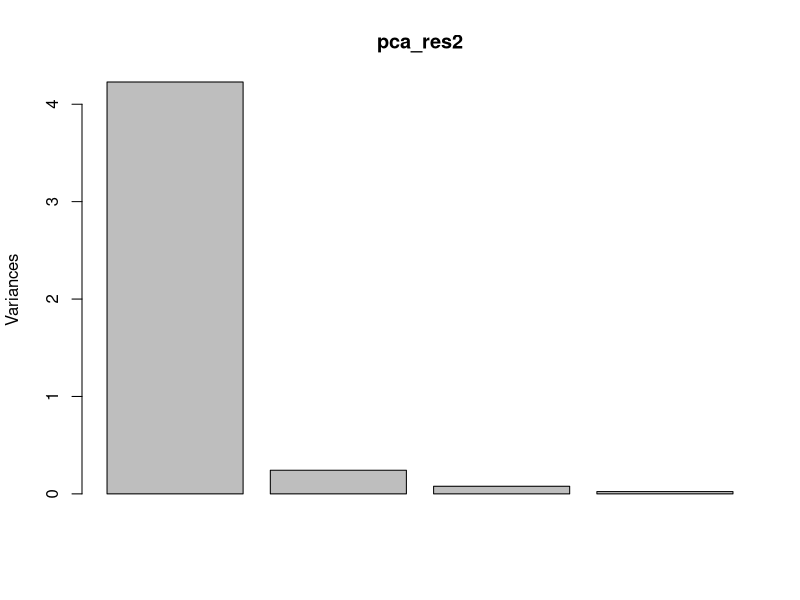
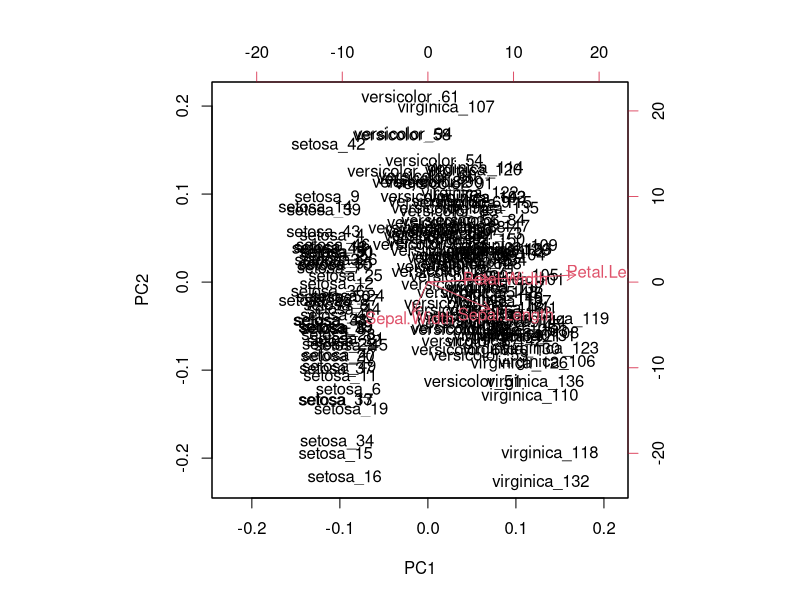

The R source for these figures, in order:
## ---- chunk 1
pca <- function(data){
    data <- as.matrix(data)
    ## 将每一列的平均值变为0
    data <- apply(data, 2, function(x) {x - mean(x)})
    ## 计算协方差矩阵
    corMatrix <- t(data) %*% data / nrow(data)
    ## 用'base'包中的eigen函数计算协方差矩阵的特征值的特征向量
    eigenRes <- eigen(corMatrix)
    eigenValues <- eigenRes$values
    eigenVectors <- eigenRes$vectors
    ## 用特征向量构成的矩阵转化原数据
    dataTransformed <- data %*% eigenRes$vectors
    ## 用列表结构返回数据
    return(list("eigenValues" = eigenValues,
                "eigenVectors" = eigenVectors,
                "dataTransformed" = dataTransformed))
}
## ---- chunk 2
## 使用数据iris
data <- iris[ ,1:4]
row.names(data) <- paste0(iris[,5], "_", 1:nrow(data))
head(data)
pca_res1 <- pca(data)
pca_res2 <- prcomp(data)
pca_res3 <- princomp(data)
## ---- chunk 3
str(pca_res1)
str(pca_res2)
str(pca_res3)
## ---- chunk 4
sqrt(pca_res1$eigenValues)
pca_res2$sdev
pca_res3$sdev
## ---- chunk 5
pca_res1$eigenVectors
pca_res2$rotation
unclass(pca_res3$loadings)
## ---- chunk 6
head(pca_res1$dataTransformed)

head(pca_res2$x)

head(pca_res3$scores)
## ---- chunk 7
summary(pca_res2)
## ---- chunk 8
plot(pca_res2)
## ---- chunk 9
elbow_detection <- function(scores, if_plot = FALSE){

    num_scores <- length(scores)
    if(num_scores < 2){
        stop("Input scores must be a vector with length more than 1!")
    }
    scores <- data.frame('id'=seq_len(num_scores), 'value'=scores)
    sorted_scores <- scores[order(scores$value, decreasing = T), ]

    ## use distance to diagonal line to determine the elbow point
    xy_coordinates <- cbind('x'=seq_len(num_scores), 'y'=sorted_scores$value)
    start_point <- xy_coordinates[1, ]
    end_point <- xy_coordinates[num_scores, ]
    x1 <- start_point[1]; x2 <- end_point[1]
    y1 <- start_point[2]; y2 <- end_point[2]
    a <- y1-y2; b <- x2-x1; c <- x1*y2-x2*y1
    dist_to_line <- abs(a*xy_coordinates[,'x'] + b*xy_coordinates[,'y'] + c) / sqrt(a^2+b^2)
    best_point_id <- which.max(dist_to_line)
    score_cutoff <- xy_coordinates[best_point_id, 'y']
    select_ID <- scores$id[which(scores$value >= score_cutoff)]

    if(if_plot){
        plot(seq(nrow(scores)), sorted_scores$value,
             col=ifelse(sorted_scores$value >= score_cutoff,'red','black'),
             xlab = "ID", ylab = "Score",
             main=paste0("Optimal number = ", length(select_ID),
                         " with cutoff value = ", round(score_cutoff, digits=4)))
    }

    return(select_ID)
}
## ---- chunk 10
biplot(pca_res2)
